Frame 1 (no input): blank canvas, image omitted
Frame 60 (no input): blank canvas, image omitted
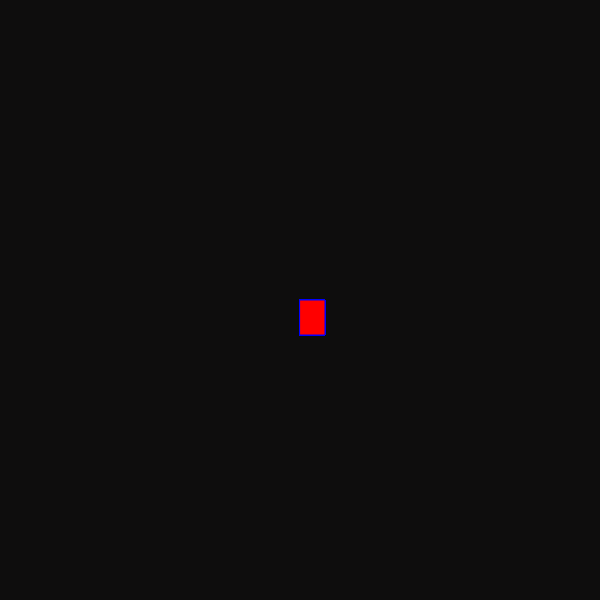
Frame 120 (the mouse pressed at the canvas centre since frame 60)

The p5.js sketch whose frames 1 and 60 were blank and that drew this single picture after the mouse press (run headless with seeded random() and noise() and a simulated clock; from frame 60 on, the mouse is pressed at the canvas centre):

// p5.js sketch
// ── sketch.js
function setup() {
    createCanvas(600, 600)
    background("rgb(14,13,13)");
  }
   
  function draw() {
  
    stroke("blue");
    fill("red");
  
    // console.log(mouseIsPressed);
  
    if (mouseIsPressed) {
      rect(mouseX, mouseY, 25, 35);
    }
  }
